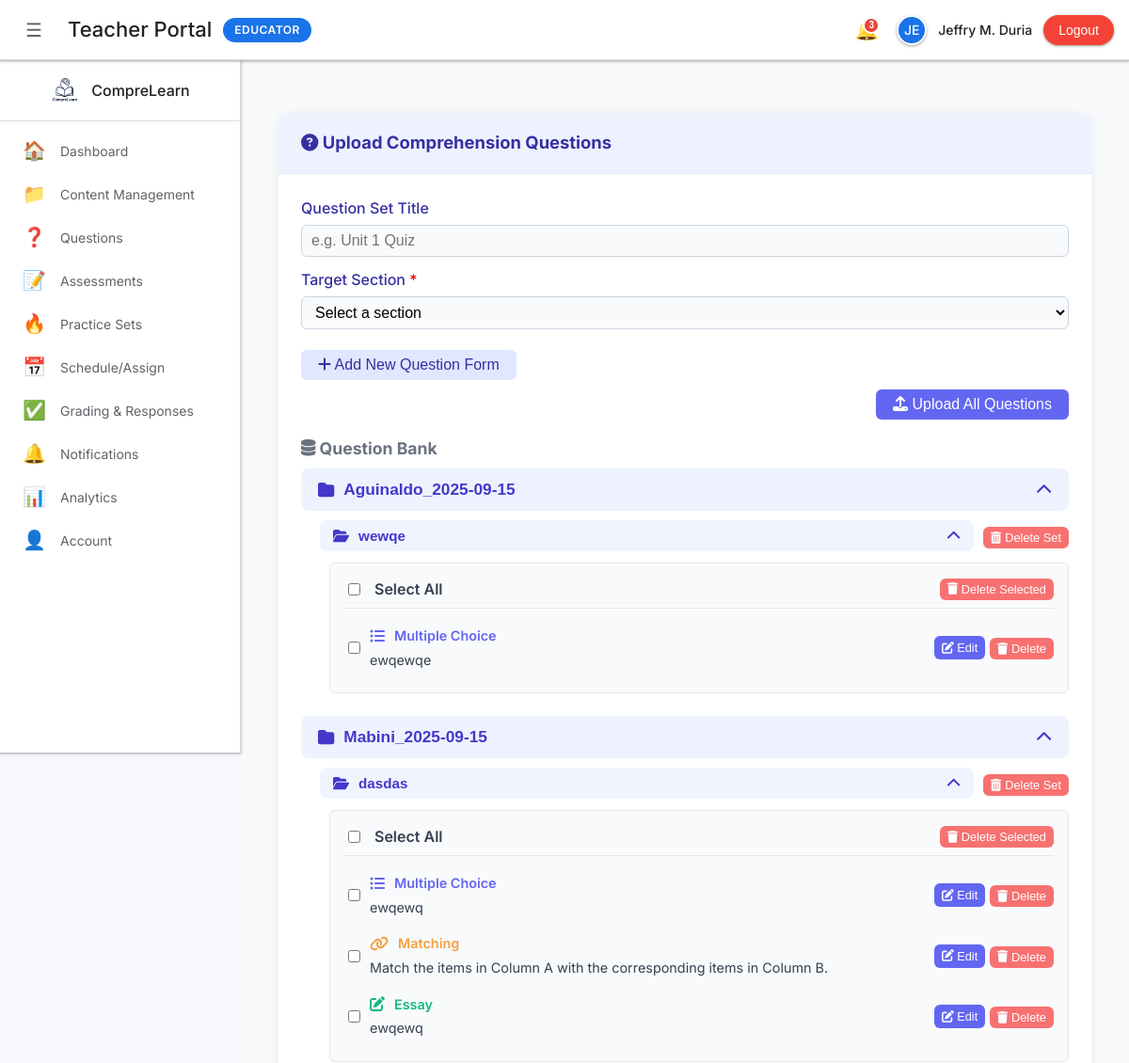
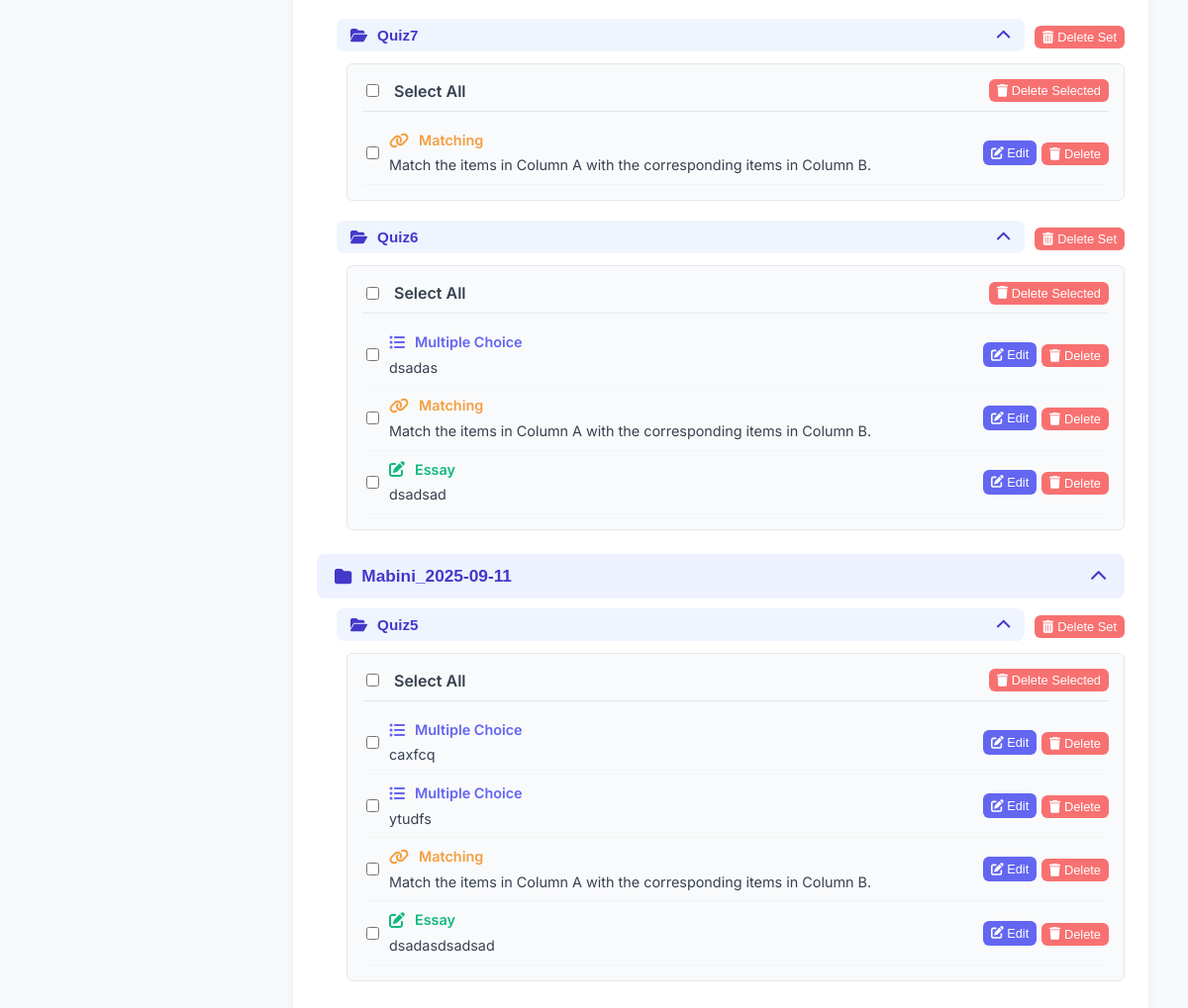
Screenshot of /Teacher/teacher_questions.php (signed in) with the database file from the repository (2 pictures, top to bottom).
### tables this page shows
CREATE TABLE `question_bank` (
  `id` int(11) NOT NULL,
  `teacher_id` int(11) NOT NULL,
  `section_id` int(11) DEFAULT NULL,
  `set_title` varchar(255) NOT NULL,
  `set_id` int(11) DEFAULT NULL,
  `question_type` enum('multiple_choice','matching','essay') NOT NULL,
  `question_category` enum('comprehension','practice') DEFAULT 'comprehension',
  `question_text` text NOT NULL,
  `options_json` longtext DEFAULT NULL CHECK (json_valid(`options_json`)),
  `options` longtext DEFAULT NULL CHECK (json_valid(`options`)),
  `answer` text DEFAULT NULL,
  `created_at` timestamp NOT NULL DEFAULT current_timestamp()
);

CREATE TABLE `sections` (
  `id` int(11) NOT NULL,
  `name` varchar(100) NOT NULL,
  `created_at` timestamp NOT NULL DEFAULT current_timestamp()
);

### Teacher/includes/teacher_init.php (called while the page is built, shortened)
<?php
$teacherId = (int)($_SESSION['teacher_id'] ?? 0);
?>

### Teacher/teacher_questions.php (the view, shortened to what this page needs)
<?php
require_once __DIR__ . '/includes/teacher_init.php';
require_once __DIR__ . '/includes/teacher_layout.php';
try {
    $questions = $conn->query("
        SELECT qb.*, s.name as section_name,
               COALESCE(qb.options_json, qb.options, '{}') as options
        FROM question_bank qb
        LEFT JOIN sections s ON qb.section_id = s.id
        WHERE qb.teacher_id = $teacherId
        AND (qb.question_category = 'comprehension' OR qb.question_category IS NULL)
        ORDER BY qb.created_at DESC
    ");
} catch (Exception $e) {
    $questions = $conn->query("
        SELECT qb.*, s.name as section_name,
               COALESCE(qb.options, '{}') as options
        FROM question_bank qb
        LEFT JOIN sections s ON qb.section_id = s.id
        WHERE qb.teacher_id = $teacherId
        AND (qb.question_category = 'comprehension' OR qb.question_category IS NULL)
        ORDER BY qb.created_at DESC
    ");
}
$grouped = [];
if ($questions && $questions->num_rows > 0) {
    while ($q = $questions->fetch_assoc()) {
        $sectionDateKey = ($q['section_name'] ?? 'No Section') . '_' . date('Y-m-d', strtotime($q['created_at']));
        $setTitle = !empty($q['set_title']) ? $q['set_title'] : 'Default Set';
        if (!isset($grouped[$sectionDateKey])) {
            $grouped[$sectionDateKey] = [];
        }
        if (!isset($grouped[$sectionDateKey][$setTitle])) {
            $grouped[$sectionDateKey][$setTitle] = [];
        }
        $grouped[$sectionDateKey][$setTitle][] = $q;
    }
}
?>
<div class="container">
    <div class="card">
        <div class="card-header"><strong><i class="fas fa-question-circle"></i> Upload Comprehension Questions</strong></div>
        <div class="card-body">
            <form method="POST" id="questionForm">
                <div>
                    <label>Question Set Title</label>
                    <input type="text" name="set_title" required placeholder="e.g. Unit 1 Quiz">
                </div>
                <div>
                    <label>Target Section <span style="color:red;">*</span></label>
                    <select name="section_id" required>
                        <option value="">Select a section</option>
                    </select>
                </div>
                <div style="margin-top:10px;">
                    <button type="button" class="btn btn-secondary" id="addQuestionBtn"><i class="fas fa-plus"></i> Add New Question Form</button>
                </div>
                <div style="text-align:right; margin-top:10px;">
                    <button class="btn btn-primary" type="submit"><i class="fas fa-upload"></i> Upload All Questions</button>
                </div>
            </form>
            <h3 class="muted" style="margin-top:18px;"><i class="fas fa-database"></i> Question Bank</h3>
            <?php if (!empty($grouped)): ?>
                <?php foreach ($grouped as $sectionDateKey => $setGroups): ?>
                    <div class="set-group">
                        <button class="set-toggle active" onclick="toggleSet(this)">
                            <i class="fas fa-folder"></i>
                            <span><?php echo htmlspecialchars($sectionDateKey); ?></span>
                            <i class="fas fa-chevron-down chevron"></i>
                        </button>
                        <div class="set-content" style="display:block;">
                            <?php foreach ($setGroups as $setTitle => $setQuestions): ?>
                                <div class="set-subgroup" style="margin: 10px 0 20px 20px;">
                                    <div style="display: flex; align-items: center; gap: 10px;">
                                        <button class="set-toggle active" onclick="toggleSet(this)" style="background: #f0f4ff; color: #4338ca; padding: 8px 14px; font-size: 0.95em; flex: 1;">
                                            <i class="fas fa-folder-open"></i>
                                            <span><?php echo htmlspecialchars($setTitle); ?></span>
                                            <i class="fas fa-chevron-down chevron"></i>
                                        </button>
                                        <form method="POST" style="display:inline;">
                                            <button class="btn btn-danger btn-sm" type="submit" onclick="return confirm('Are you sure you want to delete the entire set \'<?php echo htmlspecialchars($setTitle); ?>\' and all its questions?')" style="padding: 4px 8px; font-size: 0.8em;">
                                                <i class="fas fa-trash-alt"></i> Delete Set
                                            </button>
                                        </form>
                                    </div>
                                    <div class="set-content" style="display:block; margin-top: 10px;">
                                        <div style="background: #f9fafb; border: 1px solid #e5e7eb; border-radius: 6px; padding: 15px; margin-left: 10px;">
                                            <div style="display: flex; justify-content: space-between; align-items: center; margin-bottom: 10px; padding-bottom: 8px; border-bottom: 1px solid #e5e7eb;">
                                                <div style="display: flex; align-items: center; gap: 10px;">
                                                    <input type="checkbox" id="selectAll_<?php echo md5($setTitle); ?>" onchange="toggleSelectAll(this, '<?php echo md5($setTitle); ?>')" style="margin-right: 5px;">
                                                    <label for="selectAll_<?php echo md5($setTitle); ?>" style="font-weight: 600; color: #374151; margin: 0;">Select All</label>
                                                </div>
                                                <button class="btn btn-danger btn-sm" onclick="bulkDelete('<?php echo md5($setTitle); ?>')" style="padding: 4px 8px; font-size: 0.8em;">
                                                    <i class="fas fa-trash"></i> Delete Selected
                                                </button>
                                            </div>
                                <?php foreach ($setQuestions as $q): ?>
                                                <div style="display: flex; align-items: center; padding: 8px 0; border-bottom: 1px solid #f3f4f6;">
                                                    <input type="checkbox" name="question_ids[]" value="<?php echo (int)$q['id']; ?>" class="question-checkbox" data-set="<?php echo md5($setTitle); ?>" style="margin-right: 10px;">
                                                    <div style="flex: 1;">
                                                        <div style="display: flex; align-items: center; gap: 10px;">
                                            <?php
                                                            if ($q['question_type'] === 'multiple_choice') echo '<i class="fas fa-list-ul" style="color:#6366f1;"></i><span style="color:#6366f1;font-weight:600;font-size:0.9em;">Multiple Choice</span>';
                                                            elseif ($q['question_type'] === 'matching') echo '<i class="fas fa-link" style="color:#f59e42;"></i><span style="color:#f59e42;font-weight:600;font-size:0.9em;">Matching</span>';
                                                            elseif ($q['question_type'] === 'essay') echo '<i class="fas fa-edit" style="color:#10b981;"></i><span style="color:#10b981;font-weight:600;font-size:0.9em;">Essay</span>';
                                                            else echo '<i class="fas fa-question-circle"></i><span>' . htmlspecialchars($q['question_type']) . '</span>';
                                                            ?>
                                                        </div>
                                                        <div style="margin-top: 4px; color: #374151; font-size: 0.9em;">
                                                            <?php echo htmlspecialchars($q['question_text']); ?>
                                                        </div>
                                                    </div>
                                                    <div style="display: flex; gap: 5px;">
                                                        <button class="btn btn-primary btn-sm" onclick="editQuestion(<?php echo (int)$q['id']; ?>, '<?php echo htmlspecialchars($q['question_type']); ?>')" style="padding: 4px 8px; font-size: 0.8em;">
                                                            <i class="fas fa-edit"></i> Edit
                                                        </button>
                                                        <form method="POST" style="display:inline;">
                                                            <button class="btn btn-danger btn-sm" type="submit" onclick="return confirm('Are you sure you want to delete this question?')" style="padding: 4px 8px; font-size: 0.8em;">
                                                                <i class="fas fa-trash"></i> Delete
                                                            </button>
                                            </form>
                                                    </div>
                                                </div>
                                            <?php endforeach; ?>
                                        </div>
                                    </div>
                                </div>
                                <?php endforeach; ?>
                        </div>
                    </div>
                <?php endforeach; ?>
            <?php else: ?>
                <div class="muted">No questions yet.</div>
            <?php endif; ?>
        </div>
    </div>
</div>

### Teacher/includes/teacher_layout.php (style rules this page uses)
:root { --primary: #1a73e8; --primary-dark: #1557b0; --secondary: #34a853; --accent: #ea4335; --warning: #fbbc04; --purple: #9c27b0; --teal: #00bcd4; --success: #4caf50; --error: #f44336; --bg-primary: #ffffff; --bg-secondary: #f8f9fa; --bg-tertiary: #e8f0fe; --text-primary: #202124; --text-secondary: #5f6368; --text-muted: #9aa0a6; --border: #dadce0; --shadow-sm: 0 1px 2px 0 rgba(60,64,67,.3), 0 1px 3px 1px rgba(60,64,67,.15); --shadow-md: 0 1px 2px 0 rgba(60,64,67,.3), 0 2px 6px 2px rgba(60,64,67,.15); --shadow-lg: 0 2px 4px 0 rgba(60,64,67,.3), 0 4px 8px 3px rgba(60,64,67,.15); --shadow-xl: 0 4px 8px 0 rgba(60,64,67,.3), 0 8px 16px 4px rgba(60,64,67,.15); }
* { box-sizing: border-box; }
body { font-family: 'Inter', -apple-system, BlinkMacSystemFont, 'Segoe UI', Roboto, sans-serif; background: var(--bg-secondary); margin: 0; color: var(--text-primary); line-height: 1.5; }

### Teacher/teacher_questions.php (style rules this page uses)
body { background: #f6f8fc; }
.container { max-width: 900px; margin: 32px auto; padding: 0 16px; }
.card { background: #fff; border-radius: 12px; box-shadow: 0 2px 12px rgba(0,0,0,0.06); margin-bottom: 32px; padding: 0; }
.card-header { background: #eef2ff; padding: 18px 24px; border-radius: 12px 12px 0 0; font-size: 1.15rem; font-weight: 600; color: #3730a3; border-bottom: 1px solid #e0e7ff; }
.card-body { padding: 24px; }
.btn { border: none; border-radius: 6px; padding: 7px 18px; font-size: 1rem; cursor: pointer; transition: background 0.2s; }
.btn-primary { background: #6366f1; color: #fff; }
.btn-secondary { background: #e0e7ff; color: #3730a3; }
.btn-danger { background: #f87171; color: #fff; }
input[type="text"], select, textarea { border: 1px solid #cbd5e1; border-radius: 6px; padding: 7px 10px; font-size: 1rem; margin-top: 4px; margin-bottom: 12px; width: 100%; box-sizing: border-box; background: #f9fafb; }
label { font-weight: 500; color: #3730a3; margin-bottom: 2px; display: block; }
.muted { color: #6b7280; font-size: 1.1rem; margin-bottom: 8px; }
.set-group { margin-bottom: 24px; }
.set-toggle { background: #eef2ff; color: #4338ca; border: none; border-radius: 8px; padding: 12px 18px; font-size: 1.08em; font-weight: 600; width: 100%; text-align: left; cursor: pointer; display: flex; align-items: center; gap: 10px; transition: background 0.2s; margin-bottom: 2px; }
.set-toggle .chevron { margin-left: auto; transition: transform 0.2s; }
.set-toggle.active .chevron { transform: rotate(180deg); }
.set-content { animation: fadeIn 0.3s; }

### rows the page displays
question_bank: question_type "multiple_choice" (drawn), question_text "ewqewqe"
question_bank: question_type "multiple_choice" (drawn), question_text "ewqewq"
question_bank: question_type "matching" (drawn), question_text "Match the items in Column A with the corresponding items in Column B."
question_bank: question_type "essay" (drawn), question_text "ewqewq"
question_bank: question_type "matching" (drawn), question_text "Match the items in Column A with the corresponding items in Column B."
question_bank: question_type "multiple_choice" (drawn), question_text "dsadas"
question_bank: question_type "matching" (drawn), question_text "Match the items in Column A with the corresponding items in Column B."
question_bank: question_type "essay" (drawn), question_text "dsadsad"
question_bank: sectionDateKey "Mabini_2025-09-11", set_title "Quiz5", question_type "essay" (drawn), question_text "dsadasdsadsad"
question_bank: question_type "multiple_choice" (drawn), question_text "caxfcq"
question_bank: question_type "multiple_choice" (drawn), question_text "ytudfs"
question_bank: question_type "matching" (drawn), question_text "Match the items in Column A with the corresponding items in Column B."

### other values shown
substr($_SESSION['teacher_name'],0,2) "JE"
$_SESSION['teacher_name'] "Jeffry M. Duria"
$sectionDateKey "Aguinaldo_2025-09-15"
$setTitle "wewqe"
$sectionDateKey "Mabini_2025-09-15"
$setTitle "dasdas"
$setTitle "Quiz7"
$setTitle "Quiz6"
